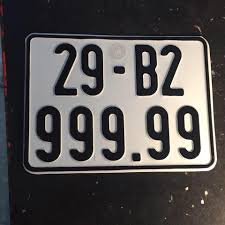
#> input picture in.jpg, 225 x 225 px
$ python main.py
#> lines starting #> are read from the running program, lines starting #| are printed output that depends on the picture; after the words box and inside, x2 and y2 are one past the last pixel; in counts of white or black regions, pixels touching at a corner belong together
import cv2

import imutils

import numpy as np

import pytesseract

from PIL import Image


#capture = cv2.VideoCapture(0)
#cv2.imshow('video',capture)
img = cv2.imread('in.jpg',cv2.IMREAD_COLOR)
#> img is the input picture: shape (225, 225, 3); mean B, G, R 81.5, 82.5, 86


img = cv2.resize(img, (620,480) )
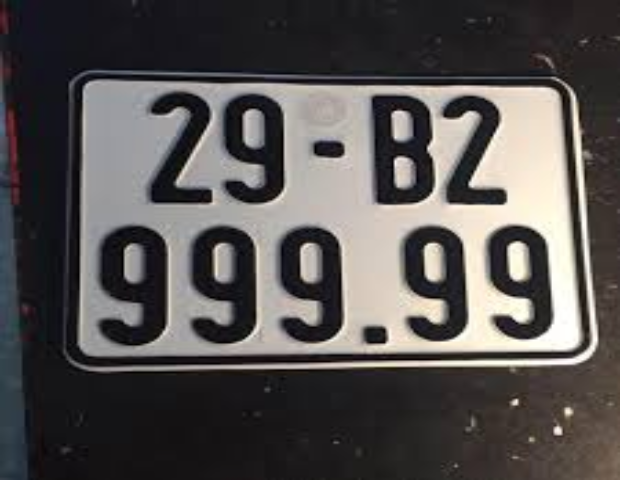
#> img: shape (480, 620, 3); mean B, G, R 81.4, 82.4, 85.9


gray = cv2.cvtColor(img, cv2.COLOR_BGR2GRAY) #convert to grey scale
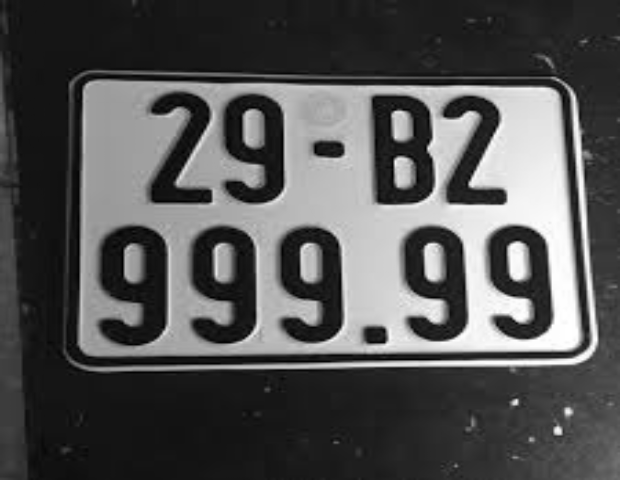
#> gray: shape (480, 620); min 0, max 255, mean 83.3

gray = cv2.bilateralFilter(gray, 11, 17, 17) #Blur to reduce noise

edged = cv2.Canny(gray, 30, 200) #Perform Edge detection
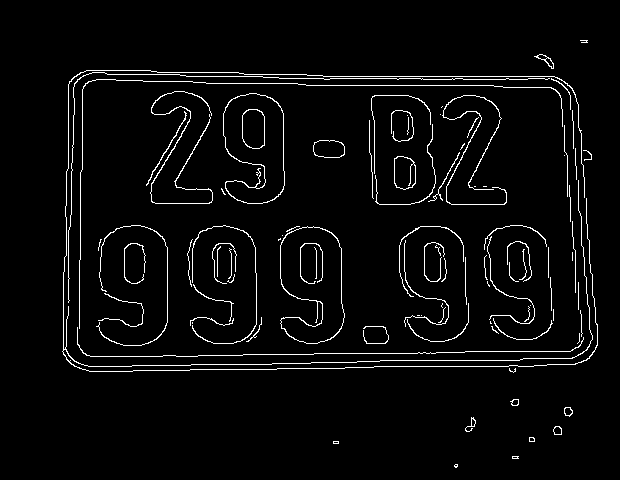
#> edged: shape (480, 620); 3.7% white in thin lines or dots, all inside (x1, y1, x2, y2) = (62, 40, 598, 468)


# find contours in the edged image, keep only the largest

# ones, and initialize our screen contour

cnts = cv2.findContours(edged.copy(), cv2.RETR_TREE, cv2.CHAIN_APPROX_SIMPLE)
#> cnts = 111 contours, 76 with area under 20; largest, box (x1, y1, x2, y2) and area: (280, 226, 345, 344) 5547, (280, 226, 345, 344) 5478, (223, 93, 285, 204) 5058, (223, 93, 285, 204) 4988, (242, 109, 265, 149) 783

cnts = imutils.grab_contours(cnts)

cnts = sorted(cnts, key = cv2.contourArea, reverse = True)[:10]
#> cnts = 10 contours; largest, box (x1, y1, x2, y2) and area: (280, 226, 345, 344) 5547, (280, 226, 345, 344) 5478, (223, 93, 285, 204) 5058, (223, 93, 285, 204) 4988, (242, 109, 265, 149) 783

screenCnt = None


# loop over our contours

for c in cnts:

 # approximate the contour

 peri = cv2.arcLength(c, True)

 approx = cv2.approxPolyDP(c, 0.018 * peri, True)


 # if our approximated contour has four points, then

 # we can assume that we have found our screen

 if len(approx) == 4:

  screenCnt = approx

  break
#> this loop made 10 passes
#> peri on passes 1 to 10: 451.6, 405.3, 450.3, 382.9, 110.3, 107.9, 98.28, 144.4, 88.04, 85.7


if screenCnt is None:

 detected = 0

 print ("No contour detected")

else:

 detected = 1


if detected == 1:

 cv2.drawContours(img, [screenCnt], -1, (0, 255, 0), 3)


# Masking the part other than the number plate

mask = np.zeros(gray.shape,np.uint8)

#> (the run stopped early here; a loop or call above may not have finished)
